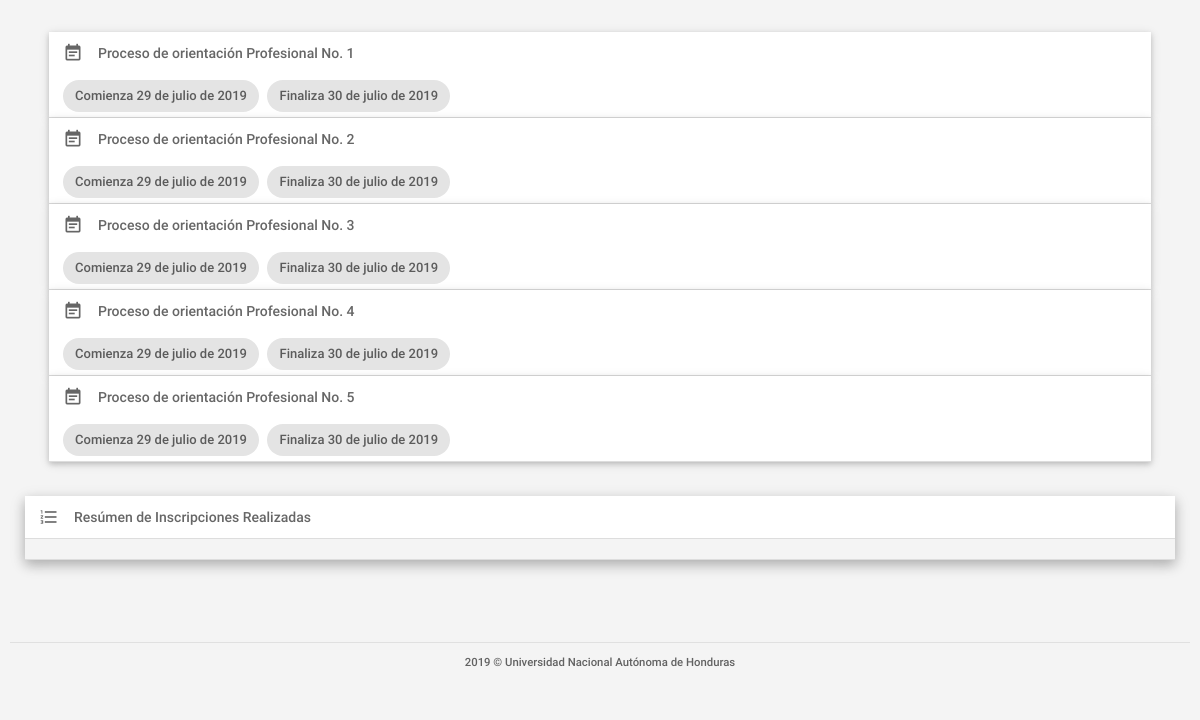
Page /inscripciones.php on the committed database.
### tables this page shows
CREATE TABLE IF NOT EXISTS `tbl_procesos` (
  `idprocesos` INT NOT NULL,
  `fechainicio` DATETIME NULL,
  `fechafinal` DATETIME NULL,
  `fechainiciotestlinea` DATETIME NULL,
  `fechafinaltestlinea` DATETIME NULL,
  `urltestlinea1` VARCHAR(300) NULL,
  `urltestline2` VARCHAR(300) NULL,
  `clavetest` VARCHAR(100) NULL,
  `fechainicioentrevista` DATETIME NULL,
  `fechafinentrevista` DATETIME NULL,
  `fechainiciodevuelveresultado` DATETIME NULL,
  `fechafindevuelveresultado` DATETIME NULL,
  `estado` VARCHAR(45) NULL,
  PRIMARY KEY (`idprocesos`));

### assets/clases/class_conexion.php (called while the page is built, shortened)
<?php
	class Conexion{
		private $usuario = "root";
		private $contraseña = "oracle123";
		private $host = "localhost";
		private $baseDatos = "db_formacion";
		private $puerto = "3306";
		private $link;
		public function establecerConexion(){
			$this->link = mysqli_connect($this->host,$this->usuario,$this->contraseña,$this->baseDatos,$this->puerto);
			$this->link->set_charset("utf8");
		}
		public function ejecutarInstruccion($sql){
			return mysqli_query($this->link, $sql);
		}
	}
?>

### inscripciones.php (the view, shortened to what this page needs)
<?php
    require('./assets/clases/class_conexion.php');
    $mysql = new Conexion();
    $query=$mysql->ejecutarInstruccion("
    select *, DATE_FORMAT(fechainicio, '%d de %M de %Y') as FI, DATE_FORMAT(fechafinal, '%d de %M de %Y') as FF from tbl_procesos
    ");
?>
<!DOCTYPE html>
<html lang="es">
<head>
    <link type="text/css" rel="stylesheet" href="assets/plugins/materialize/css/materialize.min.css" />
    <link href="assets/css/materialize_Icons.css" rel="stylesheet">
    <link href="assets/css/alpha.css" rel="stylesheet" type="text/css" />
    <link href="assets/css/custom.css" rel="stylesheet" type="text/css" />
    <link href="assets/css/gestionar_Usuarios.css" rel="stylesheet" type="text/css">
    <link href="assets/plugins/sweetalert/sweetalert.css" rel="stylesheet" type="text/css" />
    <link href="assets/plugins/material-preloader/css/materialPreloader.min.css" rel="stylesheet">
    <link href="assets/css/inscripciones.css" rel="stylesheet">
</head>
<body>
    <div class="mn-content">
        <main class="mn-inner">
            <div class="row">
                <ul class="collapsible popout procesos" data-collapsible="accordion">
                    <?php
                        while($datos = mysqli_fetch_array($query))
                        {
                    ?>
                    <li  >
                        <div class="collapsible-header" <?php echo 'onclick="getSecciones('.$datos["idprocesos"].',this)"' ?>>
                        <i class="material-icons">event_note</i>
                            Proceso de orientación Profesional No. <?php echo $datos["idprocesos"]; ?><br>
                            <div class="chip">Comienza <?php echo $datos["FI"]; ?></div>
                            <div class="chip">Finaliza <?php echo $datos["FF"]; ?></div>
                        </div>
                    </li>
                    <?php
                    }
                    ?>
                </ul>
            </div>
            <div class="row">
                <ul class="collapsible popout" data-collapsible="accordion" id="div_secciones_matriculadas">
                    <li>
                        <div class="collapsible-header active">
                            <i class="material-icons">format_list_numbered</i>
                            Resúmen de Inscripciones Realizadas
                        </div>
                        <div class="collapsible-body">
                    </li>
                </ul>
            </div>
        </main>
        <div id="div-piePagina"></div>
    </div>
    <div class="left-sidebar-hover"></div>
</body>
</html>

### assets/css/alpha.css (style rules this page uses)
html, body, .mn-content { font-size: 14px; height: 100%; width: 100%; }
html { font-weight: 500; color: rgba(0, 0, 0, 0.6); }
body { background-color: #F4F4F4; overflow-y: auto!important; overflow-x: hidden; }
.mn-content { opacity: 1; -webkit-transition: opacity .3s; -moz-transition: opacity .3s; -o-transition: opacity .3s; transition: opacity .3s; }
.collapsible-header i { width: auto; font-size: 20px; line-height: inherit; display: inline-block; text-align: left; margin-right: 15px; }
.left-sidebar-hover { position: fixed; background: transparent; width: 13.25px; left: 0; top: 0; bottom: 0; }
.mn-inner { padding: 25px 25px 9.5px 25px; min-height: 79vh !important; }
.collapsible { -webkit-box-shadow: 0 1px 2px rgba(0, 0, 0, 0.15); box-shadow: 0 1px 2px rgba(0, 0, 0, 0.15); }

### assets/css/custom.css (style rules this page uses)
#div-piePagina { bottom: 0px; font-size: 0.9em; width: 100%; padding: 10px; background-color: #F4F4F4; }
.mn-inner { min-height: 84vh; }

### rows in the picture
tbl_procesos: idprocesos "1", FI "29 de julio de 2019", FF "30 de julio de 2019"
tbl_procesos: idprocesos "2", FI "29 de julio de 2019", FF "30 de julio de 2019"
tbl_procesos: idprocesos "3", FI "29 de julio de 2019", FF "30 de julio de 2019"
tbl_procesos: idprocesos "4", FI "29 de julio de 2019", FF "30 de julio de 2019"
tbl_procesos: idprocesos "5", FI "29 de julio de 2019", FF "30 de julio de 2019"
